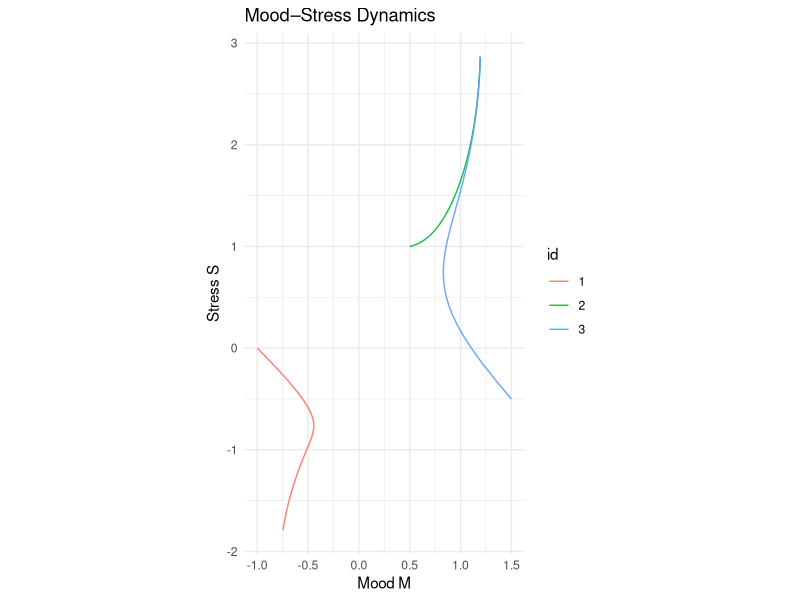
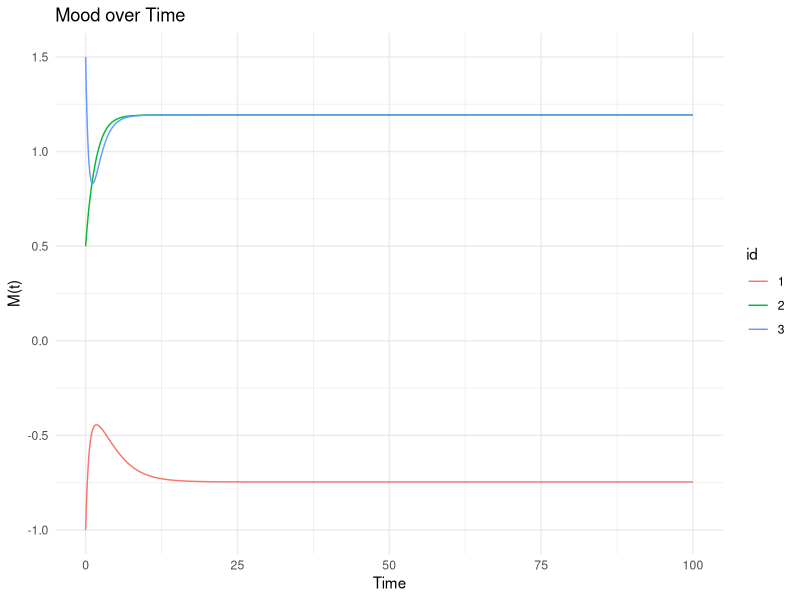
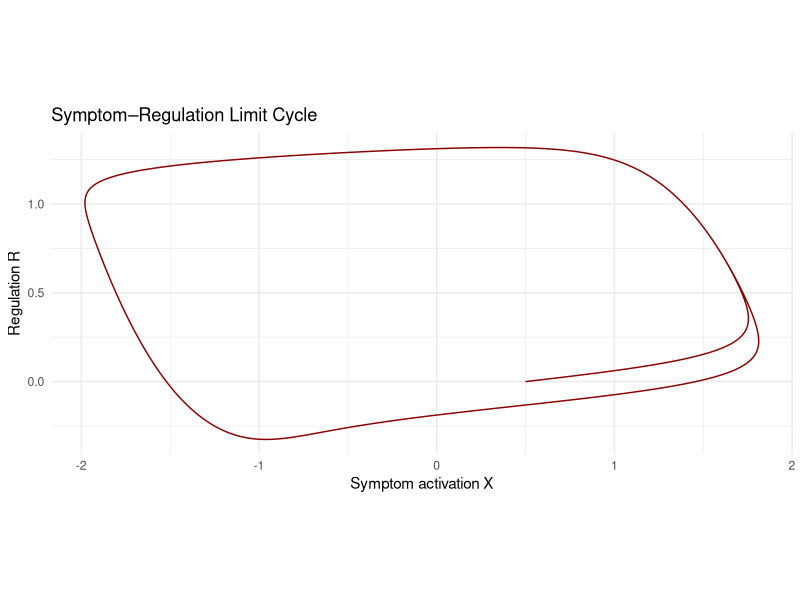
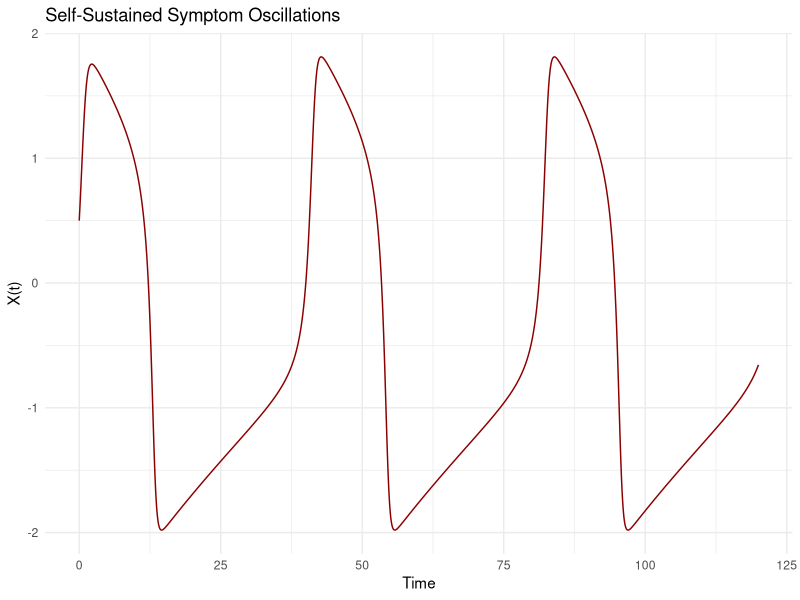
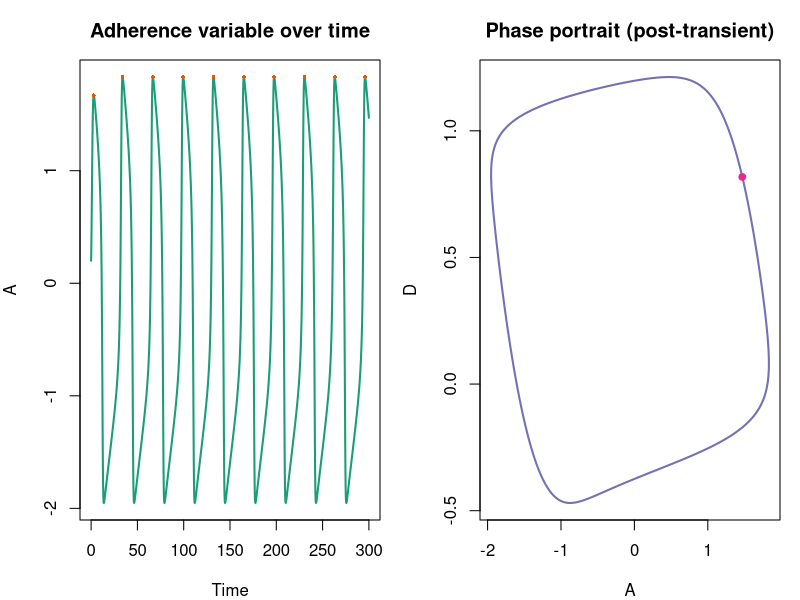
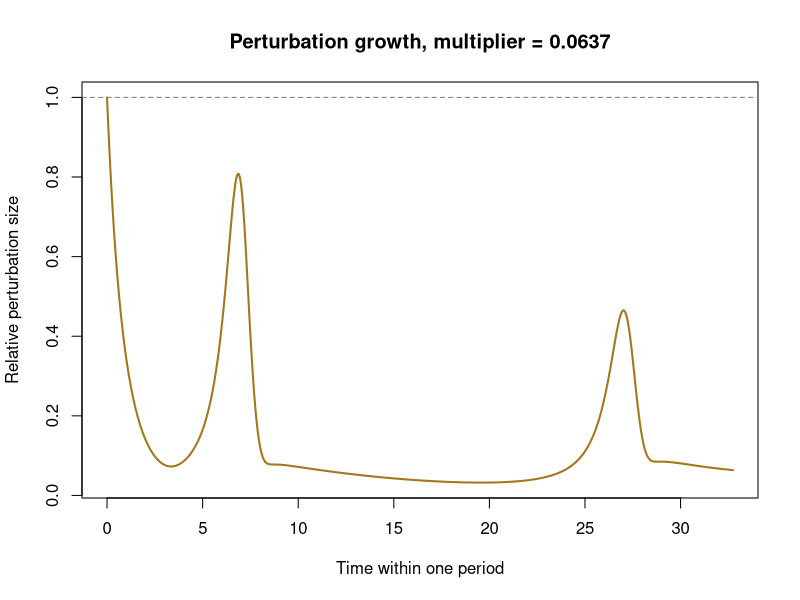
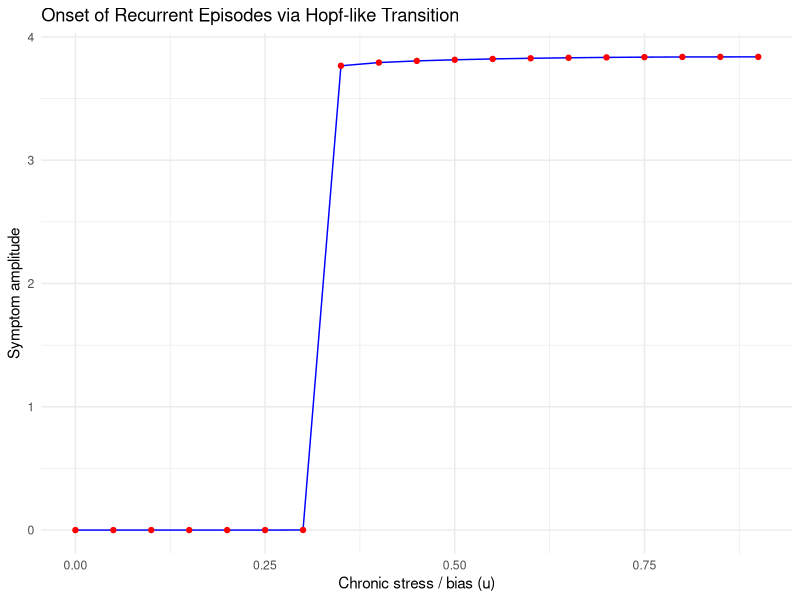
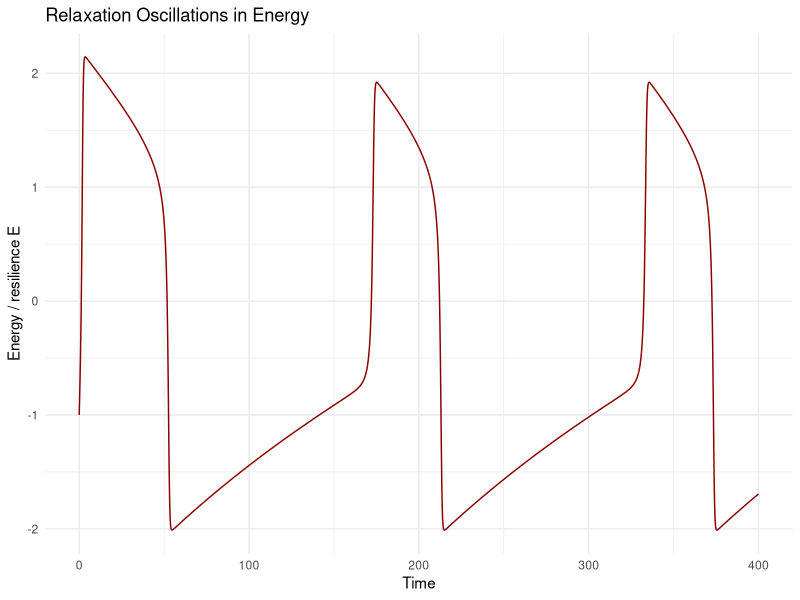

Write R code to recreate these figures, in order.
## ---- chunk 1
library(deSolve)
library(ggplot2)

mood_stress <- function(t, state, parms) {
  with(as.list(c(state, parms)), {
    dM <- -M + tanh(S) + I
    dS <- -alpha * S + beta * M
    list(c(dM, dS))
  })
}

parms <- list(I = 0.2, alpha = 0.5, beta = 1.2)
times <- seq(0, 100, by = 0.1)

ics <- rbind(
  c(M = -1, S = 0),
  c(M = 0.5, S = 1),
  c(M = 1.5, S = -0.5)
)

traj_list <- lapply(1:nrow(ics), function(i) {
  as.data.frame(ode(y = ics[i, ], times = times,
                    func = mood_stress, parms = parms))
})

traj_df <- do.call(rbind, lapply(seq_along(traj_list), function(i) {
  cbind(traj_list[[i]], id = factor(i))
}))

ggplot(traj_df, aes(x = M, y = S, color = id)) +
  geom_path(alpha = 0.9) +
  coord_equal() +
  labs(title = "Mood–Stress Dynamics",
       x = "Mood M", y = "Stress S") +
  theme_minimal()

ggplot(traj_df, aes(x = time, y = M, color = id)) +
  geom_line() +
  labs(title = "Mood over Time", x = "Time", y = "M(t)") +
  theme_minimal()
## ---- chunk 2
library(deSolve)
library(ggplot2)

symptom_cycle <- function(t, state, parms) {
  with(as.list(c(state, parms)), {
    dX <- X - X^3/3 - R + u
    dR <- (X + a - b * R) / tau
    list(c(dX, dR))
  })
}

parms <- list(a = 0.7, b = 0.8, tau = 12, u = 0.4)
times <- seq(0, 120, by = 0.05)
y0 <- c(X = 0.5, R = 0)

out <- as.data.frame(ode(y = y0, times = times,
                         func = symptom_cycle, parms = parms))

ggplot(out, aes(x = X, y = R)) +
  geom_path(color = "darkred") +
  coord_equal() +
  labs(title = "Symptom–Regulation Limit Cycle",
       x = "Symptom activation X", y = "Regulation R") +
  theme_minimal()

ggplot(out, aes(x = time, y = X)) +
  geom_line(color = "darkred") +
  labs(title = "Self‑Sustained Symptom Oscillations",
       x = "Time", y = "X(t)") +
  theme_minimal()
## ---- chunk 3
library(deSolve)

# Use a NAMED NUMERIC VECTOR, not a list
parms <- c(a = 0.5, b = 0.8, tau = 10, u = 0.3)

adherence_system <- function(t, state, parms) {
  with(as.list(c(state, parms)), {
    dA <- A - A^3 / 3 - D + u
    dD <- (A + a - b * D) / tau
    list(c(dA, dD))
  })
}

# 1) Long trajectory
times <- seq(0, 300, by = 0.05)
y0 <- c(A = 0.2, D = 0)

traj <- as.data.frame(
  ode(y = y0, times = times, func = adherence_system, parms = parms)
)

# 2) Estimate period from peaks in A
A_vec <- traj$A
t_vec <- traj$time

peak_idx <- which(diff(sign(diff(A_vec))) == -2) + 1
peak_times <- t_vec[peak_idx]

# Safer: discard early peaks to reduce transient bias
if (length(peak_times) >= 4) {
  peak_times_ss <- tail(peak_times, min(6, length(peak_times)))
  T_est <- mean(diff(peak_times_ss))
} else {
  T_est <- mean(diff(peak_times))
}

T_est

# 3) Base point on the apparent limit cycle
last_A <- as.numeric(tail(traj$A, 1))
last_D <- as.numeric(tail(traj$D, 1))

last_state <- c(A = last_A, D = last_D)

# Small perturbation in A
eps <- 1e-4
y0_plus <- c(A = last_A + eps, D = last_D)

# Optional sanity checks
stopifnot(is.numeric(last_state), is.numeric(y0_plus), is.numeric(parms))

# 4) Integrate both trajectories over one estimated period
times_short <- seq(0, T_est, by = 0.01)

base_traj <- as.data.frame(
  ode(y = last_state, times = times_short,
      func = adherence_system, parms = parms)
)

pert_traj <- as.data.frame(
  ode(y = y0_plus, times = times_short,
      func = adherence_system, parms = parms)
)

# 5) Floquet-type distance ratio
delta0 <- sqrt((pert_traj$A[1] - base_traj$A[1])^2 +
               (pert_traj$D[1] - base_traj$D[1])^2)

deltaT <- sqrt((tail(pert_traj$A, 1) - tail(base_traj$A, 1))^2 +
               (tail(pert_traj$D, 1) - tail(base_traj$D, 1))^2)

floquet_multiplier <- deltaT / delta0
floquet_multiplier

# 6) Distance evolution over the period
delta_t <- sqrt((pert_traj$A - base_traj$A)^2 +
                (pert_traj$D - base_traj$D)^2)

# -----------------------------
# Visualization 1: time series
# -----------------------------
op <- par(mfrow = c(1, 2), mar = c(4, 4, 3, 1))

plot(traj$time, traj$A,
     type = "l", lwd = 2, col = "#1b9e77",
     xlab = "Time", ylab = "A",
     main = "Adherence variable over time")
if (length(peak_idx) > 0) {
  points(traj$time[peak_idx], traj$A[peak_idx],
         pch = 16, cex = 0.5, col = "#d95f02")
}

# -----------------------------
# Visualization 2: phase plane
# -----------------------------
steady_idx <- traj$time > 100
plot(traj$A[steady_idx], traj$D[steady_idx],
     type = "l", lwd = 2, col = "#7570b3",
     xlab = "A", ylab = "D",
     main = "Phase portrait (post-transient)")
points(last_state["A"], last_state["D"],
       pch = 19, col = "#e7298a", cex = 0.9)

par(op)

# Optional third diagnostic plot
plot(times_short, delta_t / delta0,
     type = "l", lwd = 2, col = "#a6761d",
     xlab = "Time within one period",
     ylab = "Relative perturbation size",
     main = paste("Perturbation growth, multiplier =", round(floquet_multiplier, 4)))
abline(h = 1, lty = 2, col = "gray50")
## ---- chunk 4
library(deSolve)
library(ggplot2)

symptom_system <- function(t, state, parms) {
  with(as.list(c(state, parms)), {
    dX <- X - X^3/3 - R + u
    dR <- (X + a - b * R) / tau
    list(c(dX, dR))
  })
}

parms_base <- list(a = 0.7, b = 0.8, tau = 12)
u_vals <- seq(0.0, 0.9, by = 0.05)
amps <- numeric(length(u_vals))

times <- seq(0, 300, by = 0.1)

for (i in seq_along(u_vals)) {
  parms <- c(parms_base, list(u = u_vals[i]))
  out <- as.data.frame(ode(y = c(X = 0.1, R = 0),
                           times = times,
                           func = symptom_system, parms = parms))
  tail_seg <- tail(out, 400)
  amps[i] <- max(tail_seg$X) - min(tail_seg$X)
}

bif_df <- data.frame(u = u_vals, amplitude = amps)

ggplot(bif_df, aes(x = u, y = amplitude)) +
  geom_line(color = "blue") +
  geom_point(color = "red") +
  labs(title = "Onset of Recurrent Episodes via Hopf-like Transition",
       x = "Chronic stress / bias (u)",
       y = "Symptom amplitude") +
  theme_minimal()
## ---- chunk 5
library(deSolve)
library(ggplot2)

burnout_model <- function(t, state, parms) {
  with(as.list(c(state, parms)), {
    dE <- E - E^3/3 - B + d
    dB <- eps * (E + a - b * B)
    list(c(dE, dB))
  })
}

parms <- list(a = 0.7, b = 0.8, d = 0.3, eps = 0.02)
times <- seq(0, 400, by = 0.1)
y0 <- c(E = -1, B = -1)

out <- as.data.frame(ode(y = y0, times = times,
                         func = burnout_model, parms = parms))

ggplot(out, aes(x = time, y = E)) +
  geom_line(color = "darkred") +
  labs(title = "Relaxation Oscillations in Energy",
       x = "Time", y = "Energy / resilience E") +
  theme_minimal()

ggplot(out, aes(x = E, y = B)) +
  geom_path(color = "darkblue") +
  coord_equal() +
  labs(title = "Burnout Phase Portrait",
       x = "E", y = "B") +
  theme_minimal()
## ---- chunk 6
library(deSolve)
library(ggplot2)

mood_rumination <- function(t, state, parms) {
  with(as.list(c(state, parms)), {
    dM <- -M^3 + M - R + I
    dR <- gamma * (M - R)
    list(c(dM, dR))
  })
}

parms <- list(I = 0.1, gamma = 0.5)
times <- seq(0, 200, by = 0.1)

ics <- expand.grid(M = seq(-2, 2, length.out = 8),
                   R = seq(-2, 2, length.out = 8))

traj_list <- lapply(1:nrow(ics), function(i) {
  as.data.frame(ode(y = c(M = ics$M[i], R = ics$R[i]),
                    times = times,
                    func = mood_rumination, parms = parms))
})

traj_df <- do.call(rbind, lapply(seq_along(traj_list), function(i) {
  cbind(traj_list[[i]], id = factor(i))
}))

ggplot(traj_df, aes(x = M, y = R, group = id)) +
  geom_path(alpha = 0.6) +
  coord_equal() +
  labs(title = "Healthy vs Depressed Basins in Mood–Rumination Model",
       x = "Mood M", y = "Rumination R") +
  theme_minimal()
## ---- chunk 7
library(deSolve)
library(ggplot2)

mood_rumination <- function(t, state, parms) {
  with(as.list(c(state, parms)), {
    dM <- -M^3 + M - R + I
    dR <- gamma * (M - R)
    list(c(dM, dR))
  })
}

parms <- list(I = 0.0, gamma = 0.5)
times <- seq(0, 80, by = 0.05)

y0_1 <- c(M = -0.05, R = 0.0)
y0_2 <- c(M =  0.05, R = 0.0)

traj1 <- as.data.frame(ode(y = y0_1, times = times,
                           func = mood_rumination, parms = parms))
traj2 <- as.data.frame(ode(y = y0_2, times = times,
                           func = mood_rumination, parms = parms))

sep <- sqrt((traj1$M - traj2$M)^2 + (traj1$R - traj2$R)^2)
sep_df <- data.frame(time = times, sep = sep)

ggplot(sep_df, aes(x = time, y = log(sep))) +
  geom_line(color = "darkblue") +
  labs(title = "Divergence of Nearby Mental States near a Tipping Point",
       x = "Time", y = "log(separation)") +
  theme_minimal()
